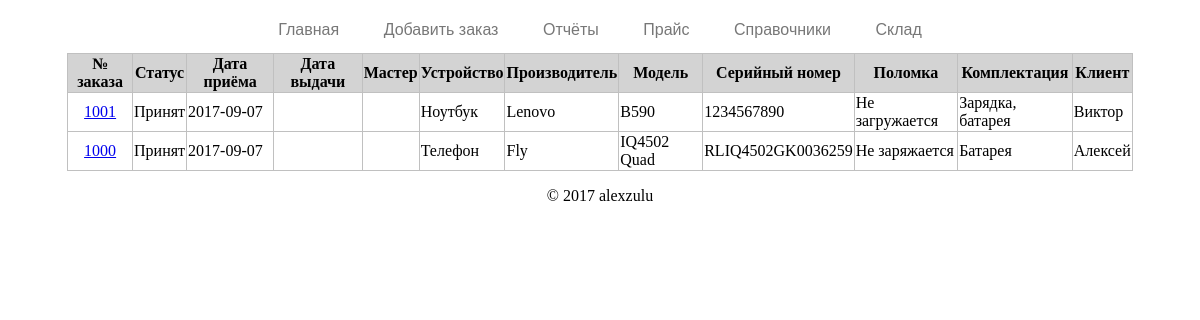
The page / on the database its author committed.
### tables this page shows
CREATE TABLE IF NOT EXISTS `orders` (
  `id` int(11) NOT NULL DEFAULT '1000',
  `status` text NOT NULL,
  `date_in` date NOT NULL,
  `date_out` date NOT NULL,
  `remonter` text NOT NULL,
  `device` text NOT NULL,
  `firm` text NOT NULL,
  `model` text NOT NULL,
  `serial_number` text NOT NULL,
  `reason` text NOT NULL,
  `equipment` text NOT NULL,
  `client_name` text NOT NULL,
  `client_phone` text NOT NULL,
  `client_addres` text NOT NULL,
  `notes` text NOT NULL,
  `expenses` int(11) NOT NULL,
  `cost` int(11) NOT NULL,
  PRIMARY KEY (`id`)
);

### inc/db.php (called while the page is built, shortened)
<?php
$db = mysqli_connect ($db_host, $db_user, $db_pass, $db_name) or die ("Невозможно подключиться к БД");
$orders = mysqli_query($db, "SELECT * FROM `orders` ORDER BY `id` DESC") or die ("Проблема при подключении к БД");
?>

### content/main.php (the view)
<table width="100%">
	<tr>
		<th>№ заказа</th>
		<th>Статус</th>
		<th>Дата приёма</th>
		<th>Дата выдачи</th>
		<th>Мастер</th>
		<th>Устройство</th>
		<th>Производитель</th>
		<th>Модель</th>
		<th>Серийный номер</th>
		<th>Поломка</th>
		<th>Комплектация</th>
		<th>Клиент</th>
	</tr>
	<?php
		while ($row = mysqli_fetch_assoc($orders))
		{
		echo'
		<tr>
			<td class="digit"><a href="?page=detail&id='.$row['id'].'">'.$row['id'].'</a></td>
			<td class="digit">'.$row['status'].'</td>
			<td class="text">'.$row['date_in'].'</td>';
			if($row['date_out'] != "0000-00-00"){
				echo'<td class="text">'.$row['date_out'].'</td>';
			} else {
				echo'<td class="text"></td>';
			};
			echo'
			<td class="text">'.$row['remonter'].'</td>
			<td class="text">'.$row['device'].'</td>
			<td class="text">'.$row['firm'].'</td>
			<td class="text">'.$row['model'].'</td>
			<td class="text">'.$row['serial_number'].'</td>
			<td class="text">'.$row['reason'].'</td>
			<td class="text">'.$row['equipment'].'</td>
			<td class="text">'.$row['client_name'].'</td>
		</tr>';
		}
	?>
</table>

### index.php (shortened to what this page needs)
<!doctype html>
<?php
	include 'inc/config.php';
?>
<html>
	<head>
		<link href="css/style.css" rel="stylesheet">
	</head>
	<?php include 'inc/db.php'?>
	<body>
		<?php include 'content/nav_menu.php'?>
		<main>
		<div class="content">
		<?php
			if(!$page){
				$page = "main";
			}
			include "content/$page.php";
		?>
		</div>
		</main>
		<footer>
			<?php include 'content/footer.php'?>
		</footer>
	</body>
</html>

### content/nav_menu.php
<nav class="top-menu">
	<ul class="menu-main">
		<li><a href="index.php">Главная</a></li>
		<li><a href="?page=add_order">Добавить заказ</a></li>
		<li><a href="?page=reports">Отчёты</a></li>
		<li><a href="?page=price">Прайс</a></li>
		<li><a href="?page=dict">Справочники</a></li>
		<li><a href="?page=warehouse">Склад</a></li>
	</ul>
</nav>

### content/footer.php
<p><center>&copy; 2017 alexzulu</center></p>

### css/style.css (style rules this page uses)
div.content { padding: 0px; width: 90%; margin: auto; background-color: white; }
table { border-collapse: collapse; margin: auto; padding: 0; }
th { border: 1px solid silver; font-weight: bold; background: lightgrey; }
td.text { border: 1px solid silver; }
td.digit { border: 1px solid silver; text-align: center; }
.top-menu { width: 90%; margin: auto; position: relative; background: #fff; }
.menu-main { list-style: none; padding: 0 30px; margin: 0; font-size: 18px; text-align: center; position: relative; }
.menu-main:before { left: 15px; }
.menu-main:after { right: 15px; }
.menu-main li { display: inline-block; padding: 5px 0; }
.menu-main a { text-decoration: none; display: inline-block; margin: 2px 5px; padding: 6px 15px; font-family: 'PT Sans', sans-serif; font-size: 16px; color: #777777; border-bottom: 1px solid transparent; transition: .3s linear; }
footer { clear: both; }

### rows shown on the page
orders: id "1001", status "Принят", date_in "2017-09-07", date_out "0000-00-00" (drawn), device "Ноутбук", firm "Lenovo", model "B590", serial_number "1234567890", reason "Не загружается", equipment "Зарядка, батарея", client_name "Виктор"
orders: id "1000", status "Принят", date_in "2017-09-07", date_out "0000-00-00" (drawn), device "Телефон", firm "Fly", model "IQ4502 Quad", serial_number "RLIQ4502GK0036259", reason "Не заряжается", equipment "Батарея", client_name "Алексей"
